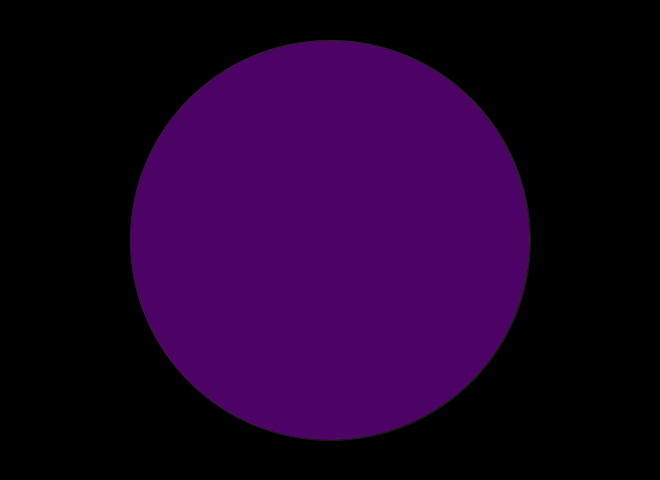
Frame 1 (no input)
Frame 60 (the mouse pressed at the canvas centre just before this capture): identical to frame 1, image omitted
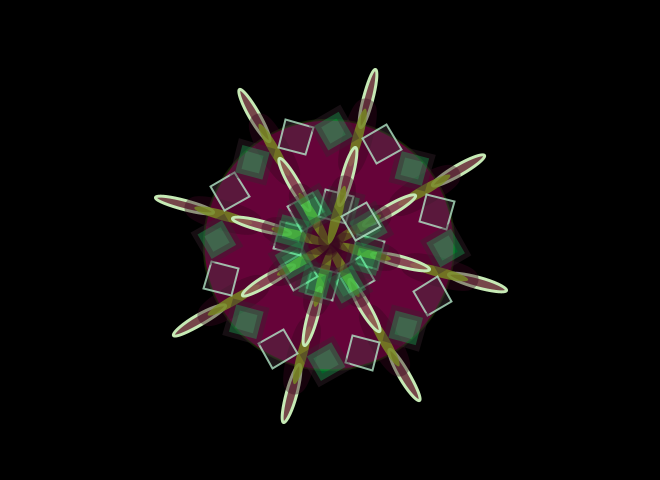
Frame 120 (the mouse held since frame 60 and released just before this capture)

The Processing sketch that drew these frames (run headless with seeded random() and noise(); from frame 60 on, the mouse is pressed at the canvas centre):

// Processing sketch: processing_15815
// ── processing_15815.pde

float currX = 0.0;
float currY = 0.0;
float easing = .1;


void setup()
{
  smooth();
  size( 660,480);
  stroke(63,209,44,200);
  background(0);
  fill(202,245,102);
//fill(255);
  ellipse(width/2,height/2,400,400);
  colorMode(HSB);
  frameRate(5);
}


void draw()
{  stroke(63,209,44,200);
  background(0);
  fill(202,245,102);
//fill(255);
  ellipse(width/2,height/2,400,400);
    float targetX = mouseX;
  float dx = (targetX - currX);
  currX += dx*easing;
  
  if (mouseX>0){
    //  {translate(65,-310);
//  
//    noStroke();
//  background(0);
//  fill(252,245,102);
////fill(255);
//  ellipse(width/2,height/2,400,400);
    //top

  translate(0,10);
    circle(1, 0, 0,-120, 0, 0,0);
  diamond (35, -120, 0);
  
  circle(1, 0, 0, -40, 0, 0,0);
  diamond (35, -40, 0);
  
  //left
translate(260,-170);
      circle(1, 1, 0,-120, 0, 0,0);
  diamond (35, -120, 1);
  
  circle(1, 1, 0, -40, 0, 0,0);
  diamond (35, -40, 1);
  
  //left 2
  translate(300,70);
      circle(1, 2, 0,-120, 0, 0,0);
  diamond (35, -120, 2);
  
  circle(1, 2, 0, -40, 0, 0,0);
  diamond (35, -40, 2);
  
  //left3
  translate (170,260);
  circle(1, 3, 0,-120, 0, 0,0);
  diamond (35, -120, 3);
  
  circle(1, 3, 0, -40, 0, 0,0);
  diamond (35, -40, 3);
  //down
  
  translate(-70,300);
  circle(1, 4, 0,-120, 0, 0,0);
  diamond (35, -120, 4);
  
  circle(1, 4, 0, -40, 0, 0,0);
  diamond (35, -40, 4);
  
  //down left
  translate (-260,165);
  circle(1, 5, 0,-120, 0, 0,0);
  diamond (35, -120, 5);
  
  circle(1, 5, 0, -40, 0, 0,0);
  diamond (35, -40, 5);
  
  //right 2
  translate(-300,-65);
    circle(1, 6, 0,-120, 0, 0,0);
  diamond (35, -120, 6);
  
  circle(1, 6, 0, -40, 0, 0,0);
  diamond (35, -40, 6);
  
  // right
  translate (-167,-260);
    circle(1, 7, 0,-120, 0, 0,0);
  diamond (35, -120, 7);
  
  circle(1, 7, 0, -40, 0, 0,0);
  diamond (35, -40, 7);
  }
  
    if(mouseX>100)
    
  {
  rotate(radians(20));

    translate(20,-440);
  
  stroke(63,209,44,200);
background(0);
  fill(212,245,102);
//fill(255);
  ellipse(width/2,height/2,350,350);
    //top

  translate(0,10);
    circle(1, 0, 0,-120, 0, 0,0);
  diamond (25, -120, 0);
  
  circle(1, 0, 0, -40, 0, 0,0);
  diamond (25, -40, 0);
  
  //left
translate(260,-170);
      circle(1, 1, 0,-120, 0, 0,0);
  diamond (25, -120, 1);
  
  circle(1, 1, 0, -40, 0, 0,0);
  diamond (25, -40, 1);
  
  //left 2
  translate(300,70);
      circle(1, 2, 0,-120, 0, 0,0);
  diamond (25, -120, 2);
  
  circle(1, 2, 0, -40, 0, 0,0);
  diamond (25, -40, 2);
  
  //left3
  translate (170,260);
  circle(1, 3, 0,-120, 0, 0,0);
  diamond (25, -120, 3);
  
  circle(1, 3, 0, -40, 0, 0,0);
  diamond (25, -40, 3);
  //down
  
  translate(-70,300);
  circle(1, 4, 0,-120, 0, 0,0);
  diamond (25, -120, 4);
  
  circle(1, 4, 0, -40, 0, 0,0);
  diamond (25, -40, 4);
  
  //down left
  translate (-260,165);
  circle(1, 5, 0,-120, 0, 0,0);
  diamond (25, -120, 5);
  
  circle(1, 5, 0, -40, 0, 0,0);
  diamond (25, -40, 5);
  
  //right 2
  translate(-300,-65);
    circle(1, 6, 0,-120, 0, 0,0);
  diamond (25, -120, 6);
  
  circle(1, 6, 0, -40, 0, 0,0);
  diamond (25, -40, 6);
  
  // right
  translate (-167,-260);
    circle(1, 7, 0,-120, 0, 0,0);
  diamond (25, -120, 7);
  
  circle(1, 7, 0, -40, 0, 0,0);
  diamond (25, -40, 7);
  }
  
  if(mouseX>200)
  { rotate(radians(20));

    translate(20,-440);
  
  stroke(63,209,44,200);
background(0);
  fill(222,245,102);
//fill(255);
  ellipse(width/2,height/2,300,300);
    //top

  translate(0,10);
    circle(1, 0, 0,-120, 0, 0,0);
  diamond (15, -120, 0);
  
  circle(1, 0, 0, -40, 0, 0,0);
  diamond (15, -40, 0);
  
  //left
translate(260,-170);
      circle(1, 1, 0,-120, 0, 0,0);
  diamond (15, -120, 1);
  
  circle(1, 1, 0, -40, 0, 0,0);
  diamond (15, -40, 1);
  
  //left 2
  translate(300,70);
      circle(1, 2, 0,-120, 0, 0,0);
  diamond (15, -120, 2);
  
  circle(1, 2, 0, -40, 0, 0,0);
  diamond (15, -40, 2);
  
  //left3
  translate (170,260);
  circle(1, 3, 0,-120, 0, 0,0);
  diamond (15, -120, 3);
  
  circle(1, 3, 0, -40, 0, 0,0);
  diamond (15, -40, 3);
  //down
  
  translate(-70,300);
  circle(1, 4, 0,-120, 0, 0,0);
  diamond (15, -120, 4);
  
  circle(1, 4, 0, -40, 0, 0,0);
  diamond (15, -40, 4);
  
  //down left
  translate (-260,165);
  circle(1, 5, 0,-120, 0, 0,0);
  diamond (15, -120, 5);
  
  circle(1, 5, 0, -40, 0, 0,0);
  diamond (15, -40, 5);
  
  //right 2
  translate(-300,-65);
    circle(1, 6, 0,-120, 0, 0,0);
  diamond (15, -120, 6);
  
  circle(1, 6, 0, -40, 0, 0,0);
  diamond (15, -40, 6);
  
  // right
  translate (-167,-260);
    circle(1, 7, 0,-120, 0, 0,0);
  diamond (15, -120, 7);
  
  circle(1, 7, 0, -40, 0, 0,0);
  diamond (15, -40, 7);
  }
  
  
  if (mouseX>300)
  {  
 rotate(radians(20));

    translate(20,-440);
  
  stroke(63,209,44,200);
 background(0);
  fill(232,245,102);
//fill(255);
  ellipse(width/2,height/2,250,250);
  //top

  translate(0,10);
    circle(1, 0, 0,-120, 0, 0,10);
  diamond (10, -120, 0);
  
  circle(1, 0, 0, -40, 0, 0,10);
  diamond (10, -40, 0);
  
  //left
translate(260,-170);
      circle(1, 1, 0,-120, 0, 0,10);
  diamond (10, -120, 1);
  
  circle(1, 1, 0, -40, 0, 0,10);
  diamond (10, -40, 1);
  
  //left 2
  translate(300,70);
      circle(1, 2, 0,-120, 0, 0,10);
  diamond (10, -120, 2);
  
  circle(1, 2, 0, -40, 0, 0,10);
  diamond (10, -40, 2);
  
  //left3
  translate (170,260);
  circle(1, 3, 0,-120, 0, 0,10);
  diamond (10, -120, 3);
  
  circle(1, 3, 0, -40, 0, 0,10);
  diamond (10, -40, 3);
  //down
  
  translate(-70,300);
  circle(1, 4, 0,-120, 0, 0,10);
  diamond (10, -120, 4);
  
  circle(1, 4, 0, -40, 0, 0,10);
  diamond (10, -40, 4);
  
  //down left
  translate (-260,165);
  circle(1, 5, 0,-120, 0, 0,10);
  diamond (10, -120, 5);
  
  circle(1, 5, 0, -40, 0, 0,10);
  diamond (10, -40, 5);
  
  //right 2
  translate(-300,-65);
    circle(1, 6, 0,-120, 0, 0,10);
  diamond (10, -120, 6);
  
  circle(1, 6, 0, -40, 0, 0,10);
  diamond (10, -40, 6);
  
  // right
  translate (-167,-260);
    circle(1, 7, 0,-120, 0, 0,10);
  diamond (10, -120, 7);
  
  circle(1, 7, 0, -40, 0, 0,10);
  diamond (10, -40, 7);
  }
  
  
  if (mouseX>400)
  { rotate(radians(20));

    translate(20,-440);
  
  stroke(63,209,44,200);
  background(0);
  fill(242,245,102);
//fill(255);
  ellipse(width/2,height/2,200,200);
      //top

  translate(0,10);
    circle(1, 0, 0,-120, 0, 0,30);
  diamond (5, -120, 0);
  
  circle(1, 0, 0, -40, 0, 0,30);
  diamond (5, -40, 0);
  
  //left
translate(260,-170);
      circle(1, 1, 0,-120, 0, 0,30);
  diamond (5, -120, 1);
  
  circle(1, 1, 0, -40, 0, 0,30);
  diamond (5, -40, 1);
  
  //left 2
  translate(300,70);
      circle(1, 2, 0,-120, 0, 0,30);
  diamond (5, -120, 2);
  
  circle(1, 2, 0, -40, 0, 0,30);
  diamond (5, -40, 2);
  
  //left3
  translate (170,260);
  circle(1, 3, 0,-120, 0, 0,30);
  diamond (5, -120, 3);
  
  circle(1, 3, 0, -40, 0, 0,30);
  diamond (5, -40, 3);
  //down
  
  translate(-70,300);
  circle(1, 4, 0,-120, 0, 0,30);
  diamond (5, -120, 4);
  
  circle(1, 4, 0, -40, 0, 0,30);
  diamond (5, -40, 4);
  
  //down left
  translate (-260,165);
  circle(1, 5, 0,-120, 0, 0,30);
  diamond (5, -120, 5);
  
  circle(1, 5, 0, -40, 0, 0,30);
  diamond (5, -40, 5);
  
  //right 2
  translate(-300,-65);
    circle(1, 6, 0,-120, 0, 0,30);
  diamond (5, -120, 6);
  
  circle(1, 6, 0, -40, 0, 0,30);
  diamond (5, -40, 6);
  
  // right
  translate (-167,-260);
    circle(1, 7, 0,-120, 0, 0,30);
  diamond (5, -120, 7);
  
  circle(1, 7, 0, -40, 0, 0,30);
  diamond (5, -40, 7);
    
  }

  
  
  
  
  if (mouseX>500){
    rotate(radians(20));

    translate(20,-440);
  
  stroke(63,209,44,200);
  background(0);
  fill(252,245,102);
//fill(255);
  ellipse(width/2,height/2,150,150);
  //top

  translate(0,10);
    circle(1, 0, 0,-120, 0, 0,60);
  diamond (5, -120, 0);
  
  circle(1, 0, 0, -40, 0, 0,60);
  diamond (5, -40, 0);
  
  //left
translate(260,-170);
      circle(1, 1, 0,-120, 0, 0,60);
  diamond (5, -120, 1);
  
  circle(1, 1, 0, -40, 0, 0,60);
  diamond (5, -40, 1);
  
  //left 2
  translate(300,70);
      circle(1, 2, 0,-120, 0, 0,60);
  diamond (5, -120, 2);
  
  circle(1, 2, 0, -40, 0, 0,60);
  diamond (5, -40, 2);
  
  //left3
  translate (170,260);
  circle(1, 3, 0,-120, 0, 0,60);
  diamond (5, -120, 3);
  
  circle(1, 3, 0, -40, 0, 0,60);
  diamond (5, -40, 3);
  //down
  
  translate(-70,300);
  circle(1, 4, 0,-120, 0, 0,60);
  diamond (5, -120, 4);
  
  circle(1, 4, 0, -40, 0, 0,60);
  diamond (5, -40, 4);
  
  //down left
  translate (-260,165);
  circle(1, 5, 0,-120, 0, 0,60);
  diamond (5, -120, 5);
  
  circle(1, 5, 0, -40, 0, 0,60);
  diamond (5, -40, 5);
  
  //right 2
  translate(-300,-65);
    circle(1, 6, 0,-120, 0, 0,60);
  diamond (5, -120, 6);
  
  circle(1, 6, 0, -40, 0, 0,60);
  diamond (5, -40, 6);
  
  // right
  translate (-167,-260);
    circle(1, 7, 0,-120, 0, 0,60);
  diamond (5, -120, 7);
  
  circle(1, 7, 0, -40, 0, 0,60);
  diamond (5, -40, 7);
  
}

}


void circle(float x, int y, int w, int h, int a, int b, int c)

{
 fill(252,102,150,200);
  strokeWeight(3);
  stroke(71,57,234);
  smooth();
  pushMatrix();    
  scale(x,1);
  rotate(radians(45*y));
  translate((width/2)+w, (height/2)+h);

  ellipse(a,b-40,c,60);
  
  fill(57,218,234,200);
  strokeWeight(20);
  stroke(234,226,57,100);
  ellipse(a,b,c,60);
 
  popMatrix();
}


void diamond (int d, int e, int r)
{
  int wid= width/2;
  int hei = height/2;
strokeWeight(10);
stroke(234,95,57,100);
fill(102,249,252,100);
  pushMatrix();
  rotate(radians(45*r));
translate(d,e);
quad(wid-55,hei,wid-35,hei-20,wid-15,hei,wid-35,hei+20);


popMatrix();


pushMatrix();
rotate(radians(45*r));
translate(-d,e);
fill(234,57,72,100);
stroke(103,57,234,200);
strokeWeight(2);
quad(wid+55,hei,wid+35,hei-20,wid+15,hei,wid+35,hei+20);


popMatrix();
}
